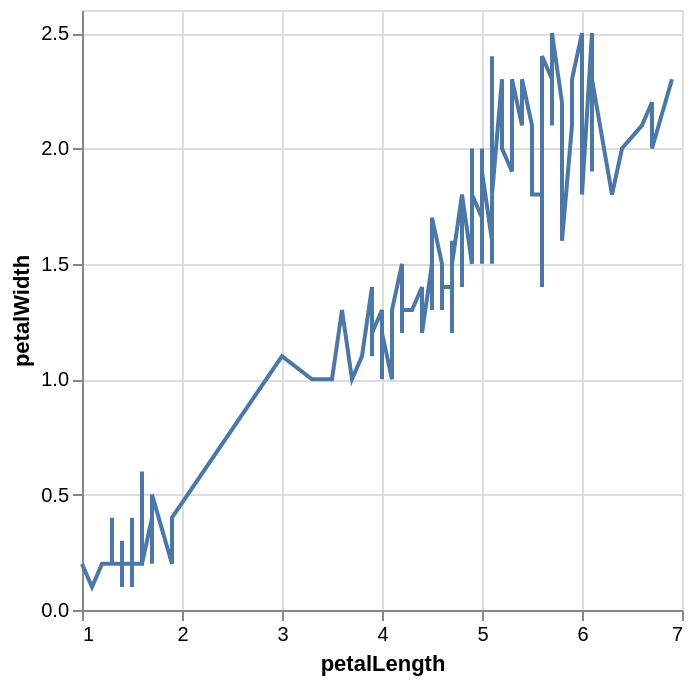

Notebook code cell kept with this figure:
### Markdown cell above
# Pseudo Altair code
If you want to make a chart, here's a little pseudo code to make the translation into code a bit easier. It's a "grammar" way of thinking.

***

I want to use a <font color="green">circle</font> as my geometric shape

I want to encode...
- <font color="green">petalLength</font> on the X axis
- <font color="green">petalWidth</font> on the Y axis

## Code:

```python
alt.Chart(df).mark_circle().encode(
    x='petalLength',
    y='petalWidth'
)

```

## Notice the form of the code:
- the *Chart* object takes in the data (df)
- the *mark* type specifies the geometric shape we want in our chart
- the *encoding* object specifies the mapping between columns in our data and visual aspects of the chart

## All *simple* Altair charts are specified in this way
 - For a given dataset, specify the mark type and encoding

### Code cell
alt.Chart(df).mark_line().encode(
    x='petalLength',
    y='petalWidth'
)

### Figure 1 — Vega-Lite specification as saved in the notebook (floating-point values rounded to 4 significant figures; data arrays with more than 128 entries replaced by an {"elided": "..."} marker saying what was removed)
{"config": {"view": {"continuousWidth": 300, "continuousHeight": 300}}, "data": {"name": "data-5492ad92962bad06c6c3f4c2fd78919a"}, "mark": {"type": "line"}, "encoding": {"x": {"field": "petalLength", "type": "quantitative"}, "y": {"field": "petalWidth", "type": "quantitative"}}, "$schema": "https://vega.github.io/schema/vega-lite/v5.20.1.json", "datasets": {"data-5492ad92962bad06c6c3f4c2fd78919a": {"elided": "150 records"}}}
